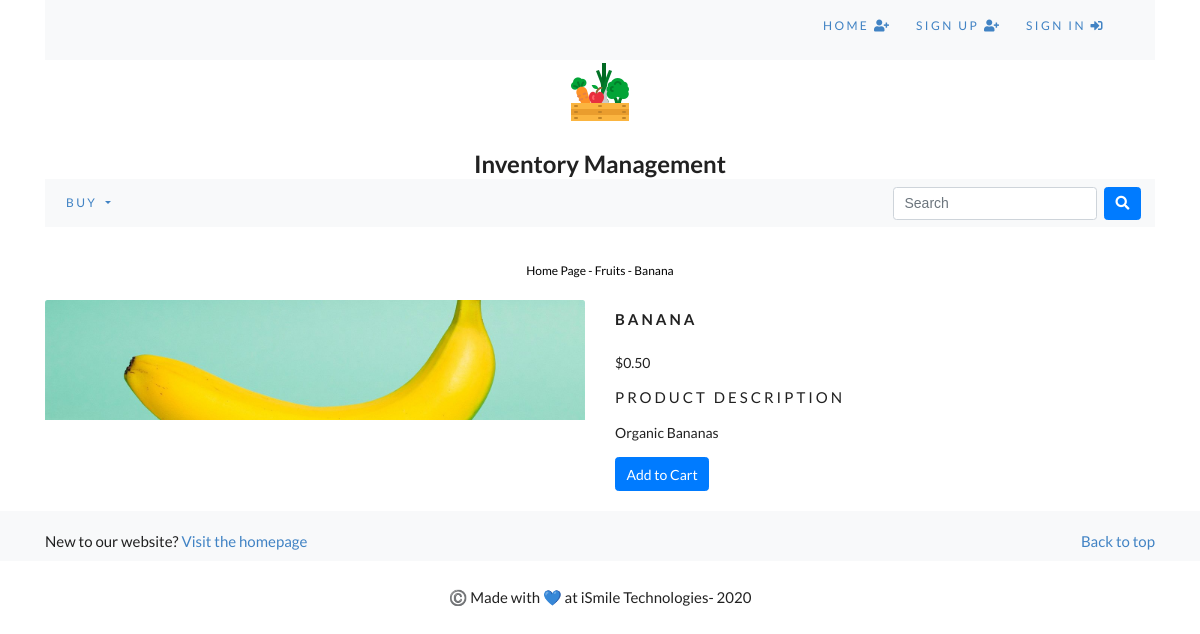
The page /buy/fruits/banana/ on the database its author committed.
### buy/models.py (models this page shows, shortened)
class Product(models.Model):
    name = models.CharField(max_length= 250, unique=True)
    slug = models.SlugField(max_length= 250, unique=True)
    description = models.TextField(blank = True)
    category= models.ForeignKey(Category, on_delete=models.CASCADE)
    price = models.DecimalField(max_digits = 10, decimal_places = 2)
    image = models.ImageField(upload_to='product', blank = True)
    available = models.BooleanField(default = True)
    created = models.DateTimeField(auto_now_add = True)
    updated = models.DateTimeField(auto_now = True)
    class Meta:
        ordering = ('name',)
        verbose_name = 'product'
        verbose_name_plural = 'products'

class Category(models.Model):
    name = models.CharField(max_length= 250, unique=True)
    slug = models.SlugField(max_length= 250, unique=True)
    description = models.TextField(blank = True)
    image = models.ImageField(upload_to='category', blank = True)
    class Meta:
        ordering = ('name',)
        verbose_name = 'category'
        verbose_name_plural = 'categories'
    def get_url(self):
        return reverse('buy:products_by_category', args =[self.slug])
    def __str__(self):
        return '{}'.format(self.name)

### buy/views.py (the view)
# urls.py: path('<slug:c_slug>/<slug:p_slug>/',views.allProducts,name = 'each_product_details'),#
def allProducts(request, c_slug, p_slug):
    try:
        product = Product.objects.get(category__slug= c_slug, slug=p_slug)
    except Exception as e:
        raise e
    return render(request,'buy/product_detail.html',{'product':product})

### buy/context_processors.py (called while the page is built)
def menu_links(request):
    links = Category.objects.all()
    return dict(links = links)

### cart/context_processors.py (called while the page is built)
def counter(request):
    item_count = 0
    if 'admin' in request.path:
        return {}
    else:
        try:
            cart = Cart.objects.filter(cart_id = _cart_id(request))
            cart_items = CartItem.objects.all().filter(cart = cart[:1])
            for cart_item in cart_items:
                item_count += cart_item.quantity
        except Cart.DoesNotExist:
            item_count = 0
    return dict(item_count = item_count)

### cart/views.py (called while the page is built)
def _cart_id(request):
    cart = request.session.session_key # checks if there is a session key in customer browser
    if not cart:
        cart = request.session.create()
    return cart

### buy/templates/buy/product_detail.html (shortened to what this page needs)
{% extends 'base.html' %}
{% load static %}
{% block content %}
    <div class="row my_product_row_class">
      <div class="mx-auto">
        <p><a href="{% url 'buy:allProdCat' %}">Home Page</a> - <a href="{{product.category.get_url}}">{{product.category}}</a> - {{product.name}} </p>
      </div>
      <div class="container">
        <br>
        <div class="row">
          <div class="col-12 col-sm-12 col-md-12 col-lg-6 text-center">
            <div style="min-width: 18rem">
              <img class="card-img-top my_image"src="{{product.image.url}}" alt="{{product.name}}">
            </div>
          </div>
          <div class="col-12 col-sm-12 col-md-12 col-lg-6">
            <div >
              <h1 class="my_product_title">{{product.name}}</h1>
              <p>${{product.price}}</p>
              <p class="my_title">Product Description</p>
              <p class="text-justify my_product_description">{{product.description}}</p>
              {% if product.available == False %}
                <p>Out of Stock</p>
              {% else %}
                <a class="btn btn-primary"href="{% url 'cart:add_cart' product.id %}">Add to Cart</a>
              {% endif %}
            </div>
          </div>
        </div>
      </div>
    </div>
{% endblock %}

### static/css/custom.css (style rules this page uses)
body { font-family: 'Lobster', cursive; }
.my_image { width: 100%; height: auto; }
.my_title { font-size: 15px; text-transform: uppercase; letter-spacing: .2em; }
.card-img-top { width: 100%; height: 10vw; object-fit: cover; }
.my_product_row_class { padding-top: 15px; padding-bottom: 20px; }
.my_product_row_class .mx-auto p { color: #000; font-size: 12px; }
.my_product_row_class .mx-auto p a { color: #000; font-size: 12px; text-decoration: none; }
.my_product_title { font-size: 15px; text-transform: uppercase; letter-spacing: .2em; padding-top: 10px; padding-bottom: 10px; }
.my_product_description { padding-right: 20px; }

### rows shown on the page
Product: category "Fruits", name "Banana", image (picture), name "BANANA", price "0.50", description "Organic Bananas"
